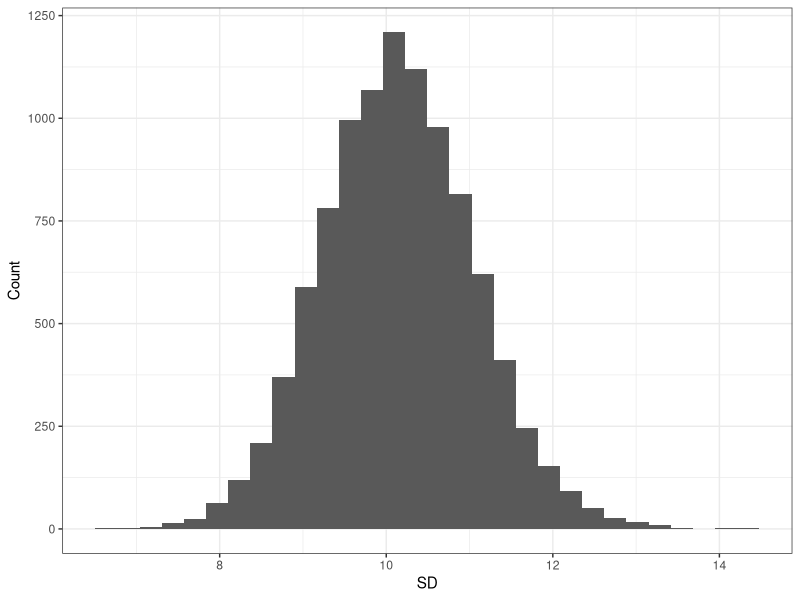
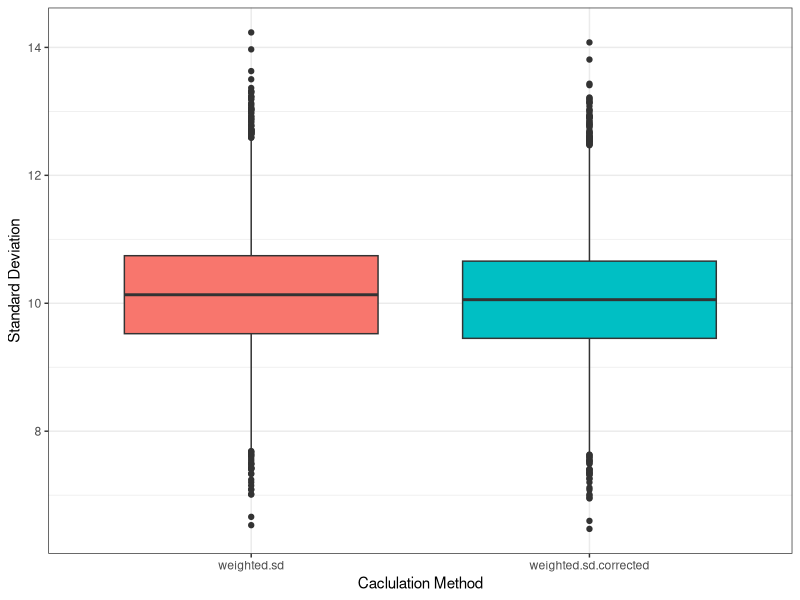

The R script that drew these images, in order:
## ---- chunk 1
library(ggplot2)
library(reshape2)
set.seed(42)

numsamples <- 10000
mean <- 100
sd <- 10

simulation <- function(mean, sd, numsamples) {
  samples <- data.frame(mean.1=rep(0, numsamples), 
                        stdev.1=rep(0, numsamples),
                        n.1=round(runif(numsamples, 15, 50)),
                        mean.2=rep(0, numsamples),
                        stdev.2=rep(0, numsamples),
                        n.2=round(runif(numsamples, 15, 50)),
                        weighted_mean=rep(0,numsamples))
  
  for (i in 1:numsamples) {
    sample1 = rnorm(samples$n.1[i], mean, sd)
    sample2 = rnorm(samples$n.2[i], mean, sd)
    samples$mean.1[i] = mean(sample1)
    samples$mean.2[i] = mean(sample2)
    samples$stdev.1[i] = sd(sample1) #r uses the corrected version
    samples$stdev.2[i] = sd(sample2)
    samples$weighted_mean = weighted.mean(c(samples$mean.1[i], samples$mean.2[i]), c(samples$n.1[i], samples$n.2[i]))
  }
  
  return(samples)
}

samples<-simulation(mean, sd, numsamples)
## ---- chunk 2
samples$weighted.sd <- with(samples, 
                 sqrt(((n.1*stdev.1^2)+(n.2*stdev.2^2)+
                         (n.1*((mean.1-weighted_mean)^2))+
                         (n.2*((mean.2-weighted_mean)^2)))/
                        (n.1+n.2)))

plot <- ggplot(samples, aes(samples$weighted.sd))
plot + geom_histogram() + 
  ylab('Count') + xlab('SD') +
  theme_bw()
## ---- chunk 3
samples$weighted.sd.corrected <- with(samples, 
                 sqrt((((n.1-1)*stdev.1^2)+((n.2-1)*stdev.2^2)+
                         (n.1*((mean.1-weighted_mean)^2))+
                         (n.2*((mean.2-weighted_mean)^2)))/
                        (n.1+n.2-1)))

samples$calculation <- 1:numsamples
runs<-melt(samples, id.vars = 'calculation', measure.vars = c('weighted.sd', 
                                                              'weighted.sd.corrected'))
names(runs)[c(2,3)] <- c('method', 'standard_deviation')

plot <- ggplot(runs, aes(runs$method, runs$standard_deviation, 
                         fill=method))
plot + geom_boxplot() + 
  ylab('Standard Deviation') + xlab('Caclulation Method') + 
  theme_bw() + 
  theme(legend.position='none')
